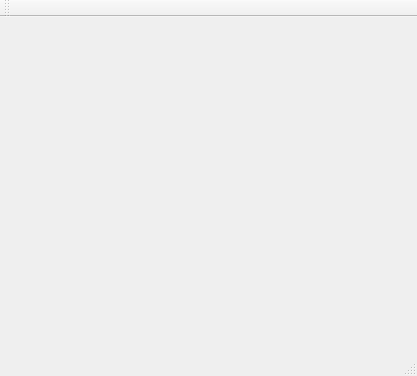
<?xml version="1.0" encoding="UTF-8"?>
<ui version="4.0">
 <class>MainWindow</class>
 <widget class="QMainWindow" name="MainWindow">
  <property name="geometry">
   <rect>
    <x>0</x>
    <y>0</y>
    <width>417</width>
    <height>376</height>
   </rect>
  </property>
  <property name="windowTitle">
   <string>MainWindow</string>
  </property>
  <widget class="QWidget" name="centralWidget">
   <layout class="QHBoxLayout" name="horizontalLayout">
    <item>
     <widget class="myWidget" name="widget0" native="true"/>
    </item>
    <item>
     <widget class="myWidget" name="widget1" native="true"/>
    </item>
   </layout>
  </widget>
  <widget class="QMenuBar" name="menuBar">
   <property name="geometry">
    <rect>
     <x>0</x>
     <y>0</y>
     <width>417</width>
     <height>26</height>
    </rect>
   </property>
  </widget>
  <widget class="QToolBar" name="mainToolBar">
   <attribute name="toolBarArea">
    <enum>TopToolBarArea</enum>
   </attribute>
   <attribute name="toolBarBreak">
    <bool>false</bool>
   </attribute>
  </widget>
  <widget class="QStatusBar" name="statusBar"/>
 </widget>
 <layoutdefault spacing="6" margin="11"/>
 <customwidgets>
  <customwidget>
   <class>myWidget</class>
   <extends>QWidget</extends>
   <header>mywidget.h</header>
   <container>1</container>
  </customwidget>
 </customwidgets>
 <resources/>
 <connections/>
</ui>
